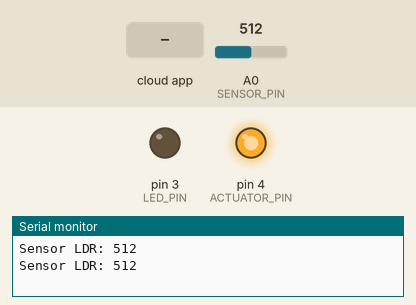
This sketch was run on a simulated Arduino Uno, built with avr-gcc and run on an emulated ATmega328P. On the bench: output pins drawn as LEDs (lit = HIGH), the last lines printed to the serial monitor. The inputs (shaded band) are chosen by the test bench; at power-on: A0 (SENSOR_PIN) = 512.

Above: at 2.7 s.
2.8 s: A0 (SENSOR_PIN) set to 86
4.7 s: A0 (SENSOR_PIN) set to 74
At 6.7 s:
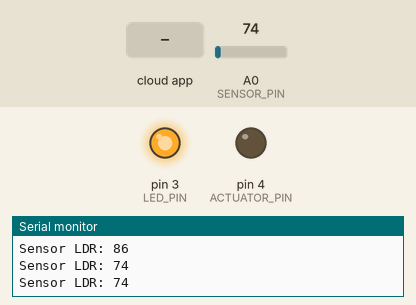
7.0 s: the phone or cloud app sets 4 to 0
9.0 s: A0 (SENSOR_PIN) set to 90
At 9.9 s:
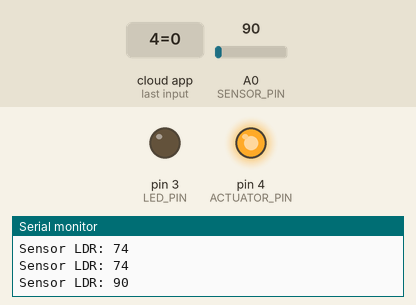
11.0 s: A0 (SENSOR_PIN) set to 70
At 12.6 s:
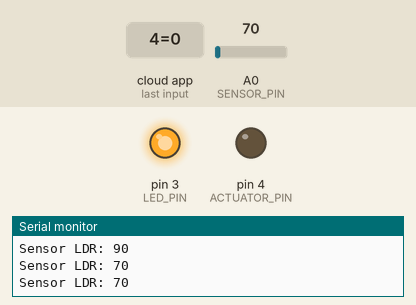
Timing chart, 0 to 14.0 s (numbered marks = the images above; inputs shaded):
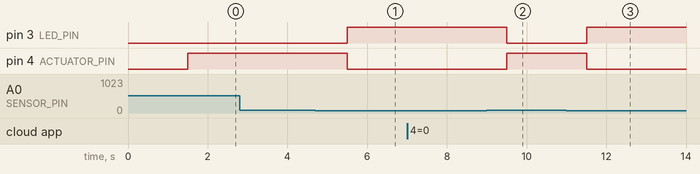

Measured:
- the behaviour switches between 80 and 79 on A0 (SENSOR_PIN) (found by bisection; images 0 and 1)
- after the input at 4.7 s, pin 3 (LED_PIN): LOW → HIGH after 0.81 s; pin 4 (ACTUATOR_PIN): HIGH → LOW after 0.81 s
- after the input at 9.0 s, pin 3 (LED_PIN): HIGH → LOW after 0.51 s; pin 4 (ACTUATOR_PIN): LOW → HIGH after 0.51 s
- after the input at 11.0 s, pin 3 (LED_PIN): LOW → HIGH after 0.51 s; pin 4 (ACTUATOR_PIN): HIGH → LOW after 0.51 s

The sketch:

IoT_Light_Sensor_UAS.ino
```cpp
//Juan Augusto || 2301880471
//UAS IoT
//Selasa, 27 July 2021
//IoT 2.b
//Simple MQTT Program

#define CAYENNE_PRINT Serial  // Comment this out to disable prints and save space
#include <CayenneMQTTEthernet.h>

// Cayenne authentication info. This should be obtained from the Cayenne Dashboard.
char username[] = " value username dari cayenne";
char password[] = " value password dari cayenne ";
char clientID[] = " value id dari cayenne";

#define SENSOR_PIN 0
#define LED_PIN 3
#define VIRTUAL_CHANNEL 4

int value;

#define ACTUATOR_PIN 4 // Do not use digital pins 0 or 1 since those conflict with the use of Serial.


void setup()
{
  Serial.begin(9600);
  Cayenne.begin(username, password, clientID);
  pinMode(LED_PIN, OUTPUT);

    pinMode(ACTUATOR_PIN, OUTPUT);

}

void loop()
{
  value = analogRead(SENSOR_PIN);
  Serial.print("Sensor LDR: ");
  Serial.println(value);

      if (value < 80) {
    digitalWrite(LED_PIN, HIGH);
        digitalWrite(ACTUATOR_PIN, LOW);

  }
  else {
    digitalWrite(LED_PIN, LOW);
        digitalWrite(ACTUATOR_PIN, HIGH);

  }

  Cayenne.loop();
}

// This function is called when data is sent from Cayenne.
CAYENNE_IN(VIRTUAL_CHANNEL)
{
  // Write value to turn the relay switch on or off. This code assumes you wire your relay as normally open.
  if (getValue.asInt() == 0) {
    digitalWrite(ACTUATOR_PIN, HIGH);
  }
  else {
    digitalWrite(ACTUATOR_PIN, LOW);
  }
}


// This function is called at intervals to send sensor data to Cayenne.
CAYENNE_OUT(VIRTUAL_CHANNEL)
{
  Cayenne.virtualWrite(VIRTUAL_CHANNEL, analogRead(SENSOR_PIN), "analog_sensor", "null");


    CAYENNE_LOG("Send data for Virtual Channel 0");
  // This command writes the device's uptime in seconds to the Virtual Channel.
  Cayenne.virtualWrite(0, millis() / 1000);
}
```
